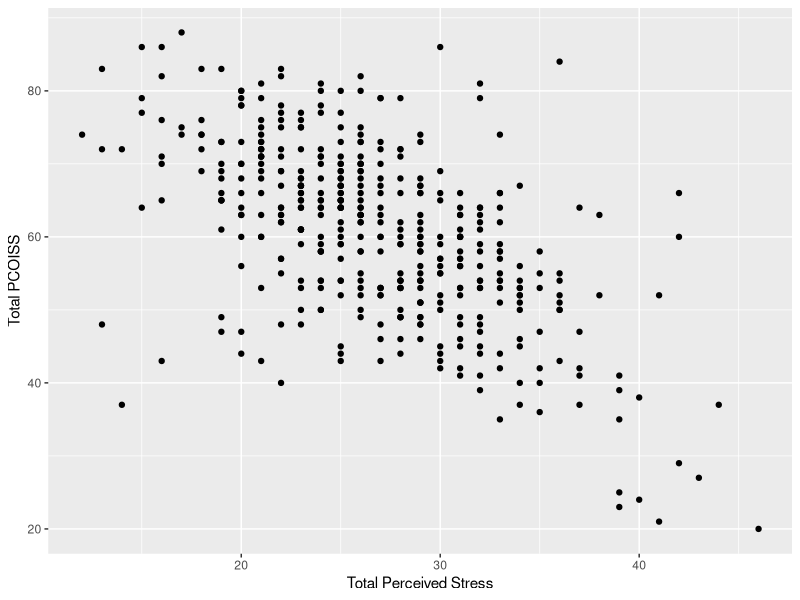
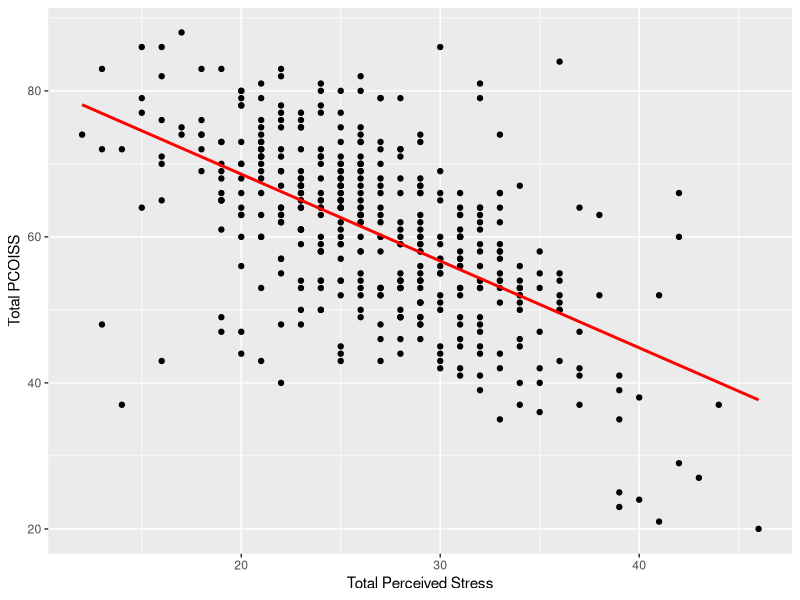

These charts were generated, in order, by the following R code:
## ---- chunk 1
#We are using a .sav file created from the SPSS file survey.sav  taken from SPSS Survival Manual 6th Edition Julie Pallant
#http://spss.allenandunwin.com.s3-website-ap-southeast-2.amazonaws.com/data-files.html#.Wb0vvnWP-po
#Results on a survey on well being
#We need to load the file so that we can use it in R.

#Either make sure both the script and the file are in the same folder or qualify the path to the file.
getwd()
survey <- read.table("survey.dat")


#Setting the column names to be that used in the dataset but in lowercase to make life a bit easier
colnames(survey) <- tolower(colnames(survey))
#Remember to install these packages if you haven't already done so
library(ggplot2) #For creating histograms with more detail than plot

## ---- chunk 2

#Simple scatterplot of feeling of control and perceived stress
#aes(x,y)
scatter <- ggplot2::ggplot(survey, aes(tpstress, tpcoiss))
scatter + geom_point() + labs(x = "Total Perceived Stress", y = "Total PCOISS") 

#Add a regression line
scatter + geom_point() + geom_smooth(method = "lm", colour = "Red", se = F) + labs(x = "Total Perceived Stress", y = "Total PCOISS") 

#Note: When running this in RStudio the output will appear un the Plots tab on the right hand side, if not visible click the Plots tab
## ---- chunk 3

#Pearson Correlation
stats::cor.test(survey$tpcoiss, survey$tpstress, method='pearson')

#Spearman Correlation
#Change the method to be spearman.
#This test will give an error since this method uses ranking but cannot handle ties but that is ok with us - we consider this to be missing data
cor.test(survey$tpcoiss, survey$tpstress, method = "spearman")

#We can also use kendall's tau which does handle ties
cor.test(survey$tpcoiss, survey$tpstress, method = "kendall")
